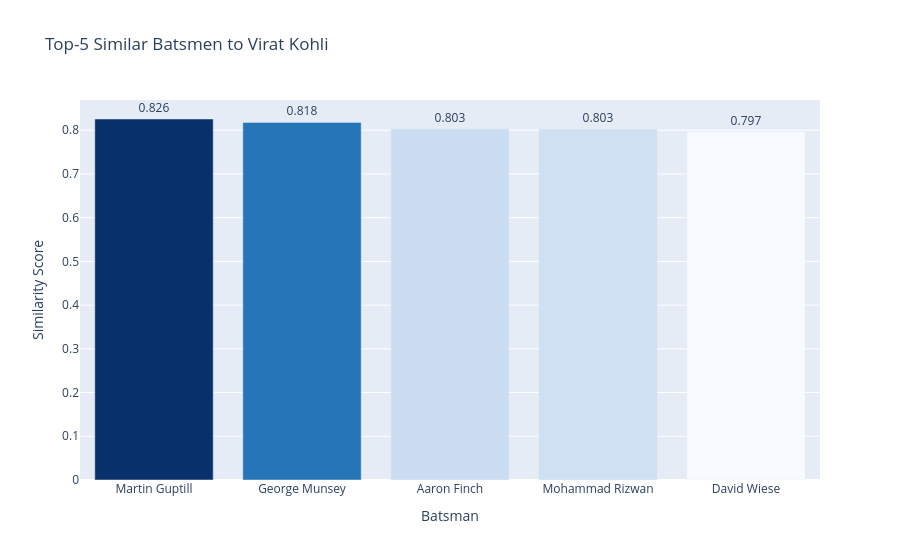

Here is the notebook cell this chart was saved with:
### Code cell
def find_similar_batsmen(name, top_n=5):
    """Return top-N most similar batsmen to `name`."""
    if name not in sim_df.index:
        close = [n for n in sim_df.index if name.lower() in n.lower()]
        print(f'Not found. Possible matches: {close[:5]}')
        return None
    return sim_df[name].sort_values(ascending=False).iloc[1:top_n+1]

# Example
result = find_similar_batsmen('Virat Kohli')
if result is not None:
    print(result)
    fig = px.bar(x=result.index, y=result.values,
                 title='Top-5 Similar Batsmen to Virat Kohli',
                 labels={'x': 'Batsman', 'y': 'Similarity Score'},
                 color=result.values, color_continuous_scale='Blues',
                 text=result.round(3).values)
    fig.update_traces(textposition='outside')
    fig.update_layout(coloraxis_showscale=False)
    fig.show()

### Figure 1 — Plotly figure (JSON) as saved in the notebook; plotly's stock layout.template omitted (floating-point values rounded to 4 significant figures)
{"data": [{"hovertemplate": "Batsman=%{x}<br>Similarity Score=%{y}<br>text=%{text}<br>color=%{marker.color}<extra></extra>", "legendgroup": "", "marker": {"color": [0.8257, 0.8179, 0.8032, 0.8026, 0.7966], "coloraxis": "coloraxis", "pattern": {"shape": ""}}, "name": "", "orientation": "v", "showlegend": false, "text": [0.826, 0.818, 0.803, 0.803, 0.797], "textposition": "outside", "type": "bar", "x": ["Martin Guptill", "George Munsey", "Aaron Finch", "Mohammad Rizwan", "David Wiese"], "xaxis": "x", "y": [0.8257, 0.8179, 0.8032, 0.8026, 0.7966], "yaxis": "y"}], "layout": {"barmode": "relative", "coloraxis": {"colorbar": {"title": {"text": "color"}}, "colorscale": [[0, "rgb(247,251,255)"], [0.125, "rgb(222,235,247)"], [0.25, "rgb(198,219,239)"], [0.375, "rgb(158,202,225)"], [0.5, "rgb(107,174,214)"], [0.625, "rgb(66,146,198)"], [0.75, "rgb(33,113,181)"], [0.875, "rgb(8,81,156)"], [1, "rgb(8,48,107)"]], "showscale": false}, "legend": {"tracegroupgap": 0}, "title": {"text": "Top-5 Similar Batsmen to Virat Kohli"}, "xaxis": {"anchor": "y", "domain": [0, 1], "title": {"text": "Batsman"}}, "yaxis": {"anchor": "x", "domain": [0, 1], "title": {"text": "Similarity Score"}}}}
